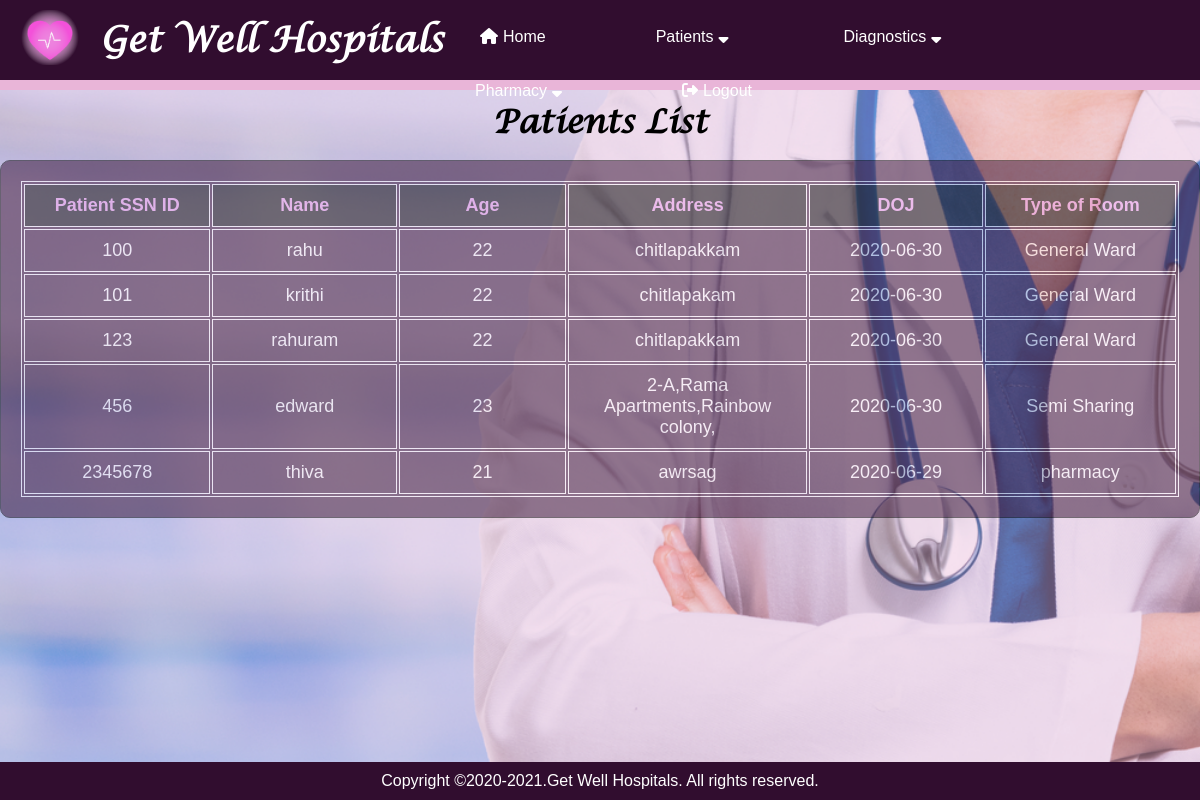
The page /view_patient_screen on the database its author committed.
### application/routes.py (models this page shows)
class Patient(db.Model):
    __tablename__ = 'patients'
    patient_id = Column(Integer, primary_key=True)
    patient_name = Column(String)
    patient_age = Column(Integer)
    date = Column(String)
    type_of_bed = Column(String)
    address = Column(String)
    state = Column(String)
    city = Column(String)

### application/routes.py (the view)
@app.route('/view_patient_screen')
def view_patient_screen():
    patient =  Patient.query.all()
    if patient:
        return render_template("view_patient_screen.html", patient=patient)
    else:
        return jsonify(message="The patient does not exist"), 404

### application/templates/view_patient_screen.html
{% extends "layout.html" %}
{% block content %}
<h1>Patients List</h1>
<div class="background_table">
  <div style="opacity:inherit 200%;">
<table style="width:100%;">
    <tr style="color: rgb(235, 157, 235);">
      <th>Patient SSN ID</th>
      <th>Name</th>
      <th>Age</th>
      <th>Address</th>
      <th>DOJ</th>
      <th>Type of Room</th>
    </tr>
    {% for member in patient %}
    <tr>
      <td>{{member.patient_id}}</td>
      <td>{{member.patient_name}}</td>
      <td>{{member.patient_age}}</td>
      <td>{{member.address}}</td>
      <td>{{member.date}}</td>
      <td>{{member.type_of_bed}}</td>
    </tr>
    {% endfor %}
  </table>
</div>
</div>
  {% endblock %}

### application/templates/layout.html (shortened to what this page needs)
<!DOCTYPE html>
<html lang="en" dir="ltr">
  <head>
    <link rel="stylesheet" href="static/css/pages.css">
    <link rel="stylesheet" href="https://stackpath.bootstrapcdn.com/font-awesome/4.7.0/css/font-awesome.min.css">
    <nav>
      <img class="image" src="static/images/HMS-logo2.png">
      <label class="logo">Get Well Hospitals</label>
      <ul>
        <a href="/home"><li><i class="fa fa-home" ></i>Home</a></li>
        <a><li>Patients<i class="fa fa-sort-desc" aria-hidden="true"></i>
        </li></a>
        <a><li>Diagnostics<i class="fa fa-sort-desc" aria-hidden="true"></i></a>
        <a><li>Pharmacy<i class="fa fa-sort-desc" aria-hidden="true"></i>
        </li></a>
        <a href="/logout"><li><i class="fas fa-sign-out-alt"></i>Logout</a></li>
      </ul>
    </nav>
  </head>
  <body>
    {% block content %}
    {% endblock %}
  </body>
    <footer style="padding-top: 10px;">
        <p>Copyright &copy;2020-2021.Get Well Hospitals. All rights reserved.</p>
    </footer>
  </html>

### application/static/css/pages.css (style rules this page uses)
* { padding: 0; margin: 0; text-decoration: none; list-style: none; box-sizing: border-box; }
body { font-family: 'Lucida Calligraphy'; }
label.logo { color: white; font-size: 35px; line-height: 80px; padding: 0 100px; font-weight: bold; }
nav { background: #310d2f; border-bottom:10px solid #e9b5d8; height: auto; float: left; width: 100%; z-index: 2; }
nav ul { float:left; display: block; position: absolute; text-decoration: none; text-align: center; top:10px; left:35%; color:white; }
nav ul li { float: left; list-style: none; position: relative; padding:10px 50px; font-family: 'Franklin Gothic Medium', 'Arial Narrow', Arial, sans-serif; color:white; border-radius: 5px; }
nav ul li a { display: block; padding:8px 5px; color:white; text-decoration: none; }
nav .fa,.fas { padding-left:5px; padding-right:5px; }
body { background: url(/static/images/bg6.png) no-repeat; background-size: cover; background-color: #e9b5d8; background-position: 30% 15% ; }
.image { position: absolute; width:80px; padding: 10px; margin-left:10px; height:auto; float: left; }
footer { position:fixed; bottom:0; font-family:'Franklin Gothic Medium', 'Arial Narrow', Arial, sans-serif; text-align: center; color: white; background-color: #310d2f; padding-bottom:10px; width:100%; }
h1 { text-align: center; padding-top: 100px; }
table { text-align: left; position: relative; opacity: 100%; font-family: 'Franklin Gothic Medium', 'Arial Narrow', Arial, sans-serif; font-size: 18px; }
th { padding: 10px; position: relative; width:300px; opacity: 100%; }
.background_table { background-color: #310d2f; color: white; font-family: 'Franklin Gothic Medium', 'Arial Narrow', Arial, sans-serif;; position: absolute; opacity: 50%; top:20%; border: 1px solid black; padding:20px; margin-bottom: 100px; border-radius: 10px; z-index:-1; }
.background_table table { stroke:10px; border: 1px solid white; }
.background_table table tr { text-align: center; border: 1px solid white; }
.background_table table tr td { text-align: center; padding:10px; border: 1px solid white; }
.background_table table tr th { text-align: center; padding:10px; border: 1px solid white; background-color: black; }

### rows shown on the page
Patient: patient_id "100", patient_name "rahu", patient_age "22", address "chitlapakkam", date "2020-06-30", type_of_bed "General Ward"
Patient: patient_id "101", patient_name "krithi", patient_age "22", address "chitlapakam", date "2020-06-30", type_of_bed "General Ward"
Patient: patient_id "123", patient_name "rahuram", patient_age "22", address "chitlapakkam", date "2020-06-30", type_of_bed "General Ward"
Patient: patient_id "456", patient_name "edward", patient_age "23", address "2-A,Rama Apartments,Rainbow colony,", date "2020-06-30", type_of_bed "Semi Sharing"
Patient: patient_id "2345678", patient_name "thiva", patient_age "21", address "awrsag", date "2020-06-29", type_of_bed "pharmacy"
